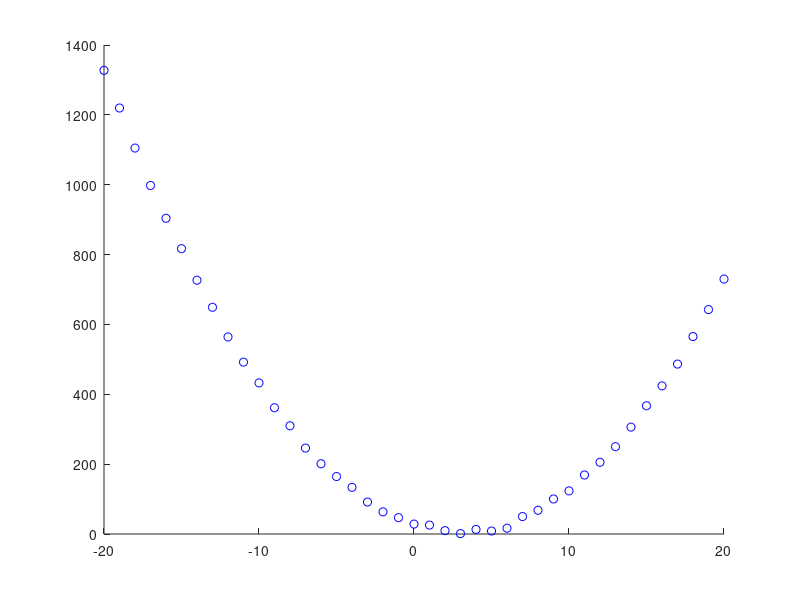

MATLAB code for this plot: (Note: this script raises an error after producing the figure.)
% My first attempt to use fmincon to find parameters of a parabola 

%% Generate data: parabola of the form 3(x-1)^2 + 2, with noise added 
xData = -20:1:20; 
yData = 2.5 * ((xData - 3).^2) + 4;
yNoisy = yData + normrnd(0, 4, 1, length(xData)); 

figure; 
hold on; 
plot(xData, yNoisy, 'bo '); 

%% Fit a model of the form y = a(x-b)^2 + c using fmincon
% Initial parameter values and limits 
a = 1; 
b = 1; 
c = 1; 
x0 = [a b c]; 
lb = [-10 -10];
ub = [10 10];

% Options for fmincon 
options = optimset('fmincon');
options = optimset(options,'Diagnostics','off','Display','off',...
    'LargeScale','off','Algorithm','active-set');
  
% Call optimization function
fminconParams = fmincon(@(x) FitPolynomial(x,xData,yNoisy),...
    x0,[],[],[],[],lb,ub,[],options);
yFit =  fminconParams(1) * ((xData - fminconParams(2)).^2) + fminconParams(3);
plot(xData, yFit, 'r-'); 
legend('Data', 'Fit'); 
title('Parabola Fitting Exercise'); 